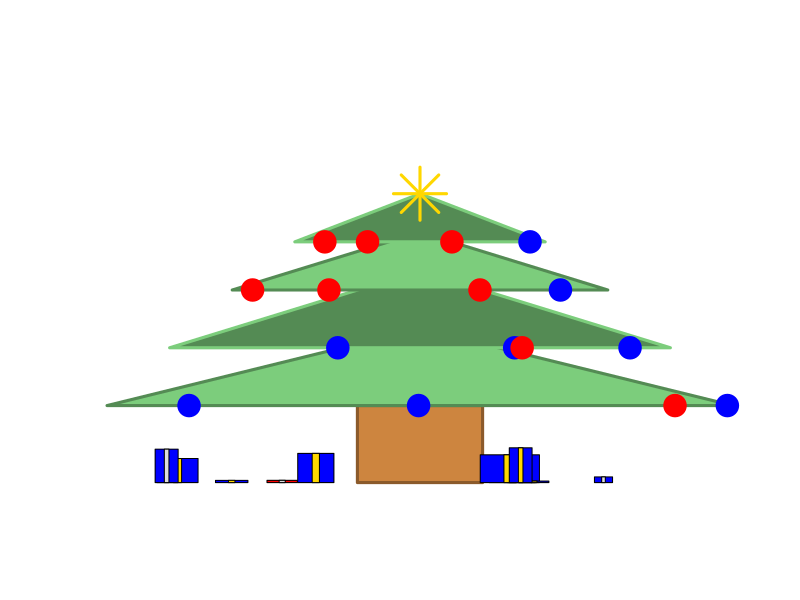

Write R code to recreate this figure.
## ---- chunk 1
plot(1:10,1:10,xlim=c(-5,5),ylim=c(0,10),type="n",xlab="", ylab="",xaxt="n",yaxt="n", frame.plot = FALSE)


rect(-1,0,1,2,col="tan3",border="tan4",lwd=3)
polygon(c(-5,0,5),c(2,4,2),col="palegreen3",border="palegreen4",lwd=3)
polygon(c(-4,0,4),c(3.5,5.5,3.5),col="palegreen4",border="palegreen3",lwd=3)
polygon(c(-3,0,3),c(5,6.5,5),col="palegreen3",border="palegreen4",lwd=3)
polygon(c(-2,0,2),c(6.25,7.5,6.25),col="palegreen4",border="palegreen3",lwd=3)


points(x=runif(4,-5,5),y=rep(2,4),col=sample(c("blue","red"),size=4,replace=T),cex=3,pch=19)
points(x=runif(4,-4,4),y=rep(3.5,4),col=sample(c("blue","red"),size=4,replace=T),cex=3,pch=19)
points(x=runif(4,-3,3),y=rep(5,4),col=sample(c("blue","red"),size=4,replace=T),cex=3,pch=19)
points(x=runif(4,-2,2),y=rep(6.25,4),col=sample(c("blue","red"),size=4,replace=T),cex=3,pch=19)
points(0,7.5,pch=8,cex=5,col="gold",lwd=3)


xPres = runif(10,-4.5,4.5)
xWidth = runif(10,0.1,0.5)
xHeight=runif(10,0,1)
for(i in 1:10){
  rect(xPres[i]-xWidth[i],0,xPres[i]+xWidth[i],xHeight[i],col=sample(c("blue","red"),size=1))
  rect(xPres[i]-0.2*xWidth[i],0,xPres[i]+0.2*xWidth[i],xHeight[i],col=sample(c("gold","grey87"),size=1))
}
